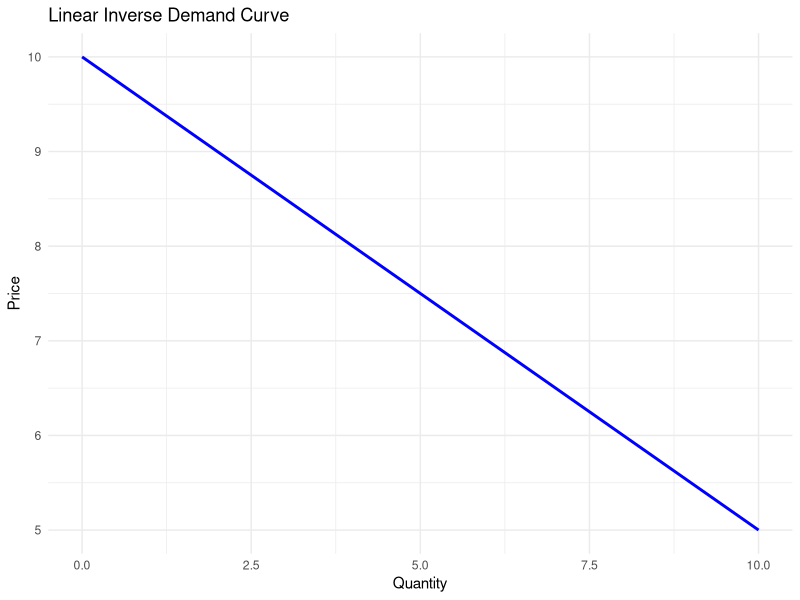
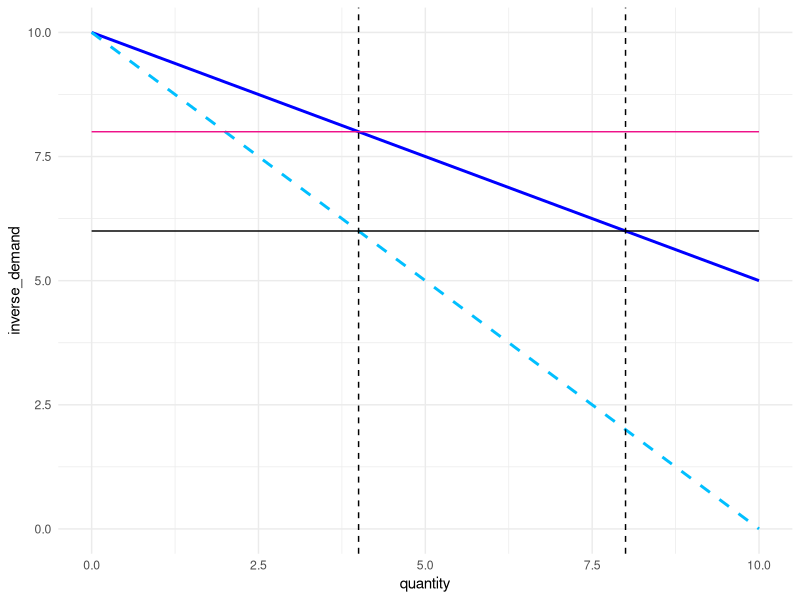
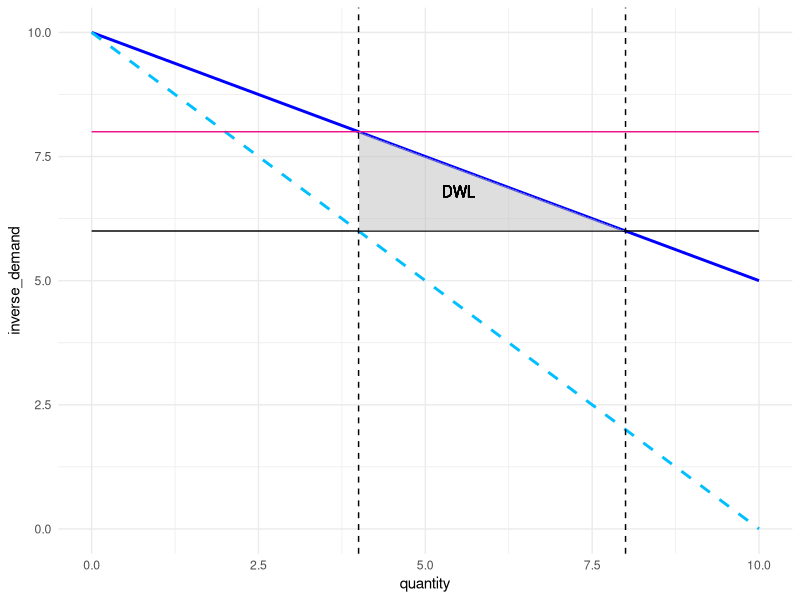
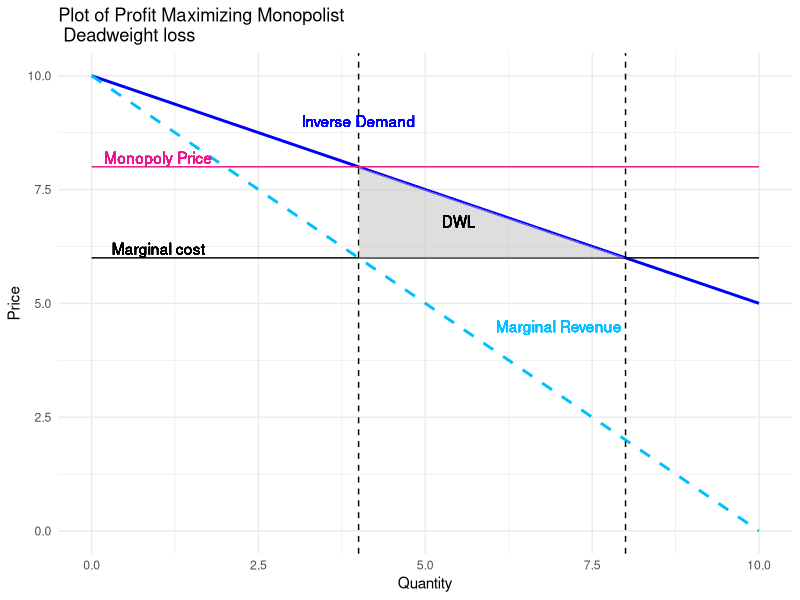

The R source for these figures, in order:
## ---- chunk 1
knitr::opts_chunk$set(echo = FALSE)
knitr::opts_chunk$set(warning = FALSE, message = FALSE) 
library(ggplot2)
library(tidyverse)
## ---- chunk 2

library(tidyverse)

rm(list=ls())

# Set up data for a linear inverse demand curve
quantity <- seq(0, 10, by = 1)
a <- 10
b <- 0.5
inverse_demand <- 10 - 0.5 * quantity  # Linear inverse demand equation: P = 10 - 0.5Q
marginalcost <- 6
pricemonopoly <- (a+marginalcost)/2
quantitymonopoly <- (a-marginalcost)/(2*b)
quantitysocial <- (a-marginalcost)/(b)

# Create a data frame
df_inverse_demand <- data.frame(quantity, inverse_demand)

## ---- chunk 3


# Plot the linear inverse demand curve
p_inverse_demand <- ggplot(df_inverse_demand, aes(x = quantity, y = inverse_demand)) +
  geom_line(color = "blue", size = 1, linetype = "solid") +
  # Add labels
  labs(title = "Linear Inverse Demand Curve",
       x = "Quantity",
       y = "Price") +
  # Customize the theme
  theme_minimal()
# Print the plot
print(p_inverse_demand)


## ---- chunk 4
# Calculate marginal revenue
slope_demand <- -0.5  # slope of the inverse demand curve
marginal_revenue <- 10 - (2*0.5)* quantity


# Add the marginal revenue variable to the data frame
df_inverse_demand$marginal_revenue <- marginal_revenue



## ---- chunk 5
# Plot the linear inverse demand curve with marginal revenue
p_inverse_demand <- ggplot(df_inverse_demand, aes(x = quantity)) +
  geom_line(aes(y = inverse_demand), color = "blue", size = 1, linetype = "solid", ) +
  geom_line(aes(y = marginal_revenue), color = "deepskyblue", size = 1, linetype = "dashed", ) +
  geom_line(aes(y = marginalcost), color = "black", size = 0.5, linetype = "solid", ) +
  geom_line(aes(y = pricemonopoly), color = "deeppink2", size = 0.5, linetype = "solid",) +
  geom_vline(xintercept = quantitymonopoly, linetype = "dashed",) +
  geom_vline(xintercept = quantitysocial, linetype = "dashed",) +
  theme_minimal()

print(p_inverse_demand)

## ---- chunk 6


# Add the Deadweight loss
p_inverse_demand <- p_inverse_demand +
  geom_polygon(data = data.frame(x = c(quantitymonopoly, quantitymonopoly, quantitysocial),
                                 y = c(pricemonopoly, marginalcost, marginalcost)),
               aes(x = x, y = y), fill = "gray", alpha = 0.5) +
  geom_text(x=(quantitymonopoly+1.5), y=(pricemonopoly-1.2), label="DWL") 

print(p_inverse_demand)

## ---- chunk 7
p_inverse_demand <- p_inverse_demand + ggtitle("Plot of Profit Maximizing Monopolist \n Deadweight loss") +
  xlab("Quantity") + ylab("Price") +
  geom_text(x=(quantitymonopoly-3), y=(pricemonopoly+0.2), label="Monopoly Price", color="deeppink2") +
  geom_text(x=(quantitymonopoly-3), y=(marginalcost+0.2), label="Marginal cost", color = "black") +
  geom_text(x=(quantitymonopoly), y=(pricemonopoly+1), label="Inverse Demand", color = "blue") + 
  geom_text(x=(quantitymonopoly+3), y=(pricemonopoly-3.5), label="Marginal Revenue", color = "deepskyblue")

# Print the plot
print(p_inverse_demand)

